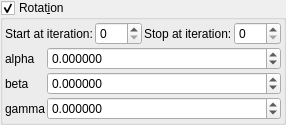
    <widget class="MyGroupBox" name="groupCheck_transf_function_enabledR_false">
     <property name="toolTip">
      <string/>
     </property>
     <property name="title">
      <string>Rotat&amp;ion</string>
     </property>
     <property name="checkable">
      <bool>true</bool>
     </property>
     <layout class="QVBoxLayout" name="verticalLayout_31" stretch="0,0">
      <property name="spacing">
       <number>2</number>
      </property>
      <property name="leftMargin">
       <number>2</number>
      </property>
      <property name="topMargin">
       <number>2</number>
      </property>
      <property name="rightMargin">
       <number>2</number>
      </property>
      <property name="bottomMargin">
       <number>2</number>
      </property>
      <item>
       <layout class="QGridLayout" name="gridLayout_66">
        <property name="spacing">
         <number>2</number>
        </property>
        <item row="0" column="1">
         <widget class="MySpinBox" name="spinboxInt_transf_start_iterations_R">
          <property name="sizePolicy">
           <sizepolicy hsizetype="Minimum" vsizetype="Maximum">
            <horstretch>0</horstretch>
            <verstretch>0</verstretch>
           </sizepolicy>
          </property>
          <property name="maximum">
           <number>999</number>
          </property>
         </widget>
        </item>
        <item row="0" column="0">
         <widget class="QLabel" name="label_249">
          <property name="text">
           <string>Start at iteration:</string>
          </property>
         </widget>
        </item>
        <item row="0" column="3">
         <widget class="MySpinBox" name="spinboxInt_transf_stop_iterations_R">
          <property name="sizePolicy">
           <sizepolicy hsizetype="Minimum" vsizetype="Maximum">
            <horstretch>0</horstretch>
            <verstretch>0</verstretch>
           </sizepolicy>
          </property>
          <property name="maximum">
           <number>999</number>
          </property>
         </widget>
        </item>
        <item row="0" column="2">
         <widget class="QLabel" name="label_248">
          <property name="text">
           <string>Stop at iteration:</string>
          </property>
         </widget>
        </item>
       </layout>
      </item>
      <item>
       <layout class="QGridLayout" name="gridLayout_10" columnstretch="0,1">
        <property name="spacing">
         <number>2</number>
        </property>
        <item row="0" column="0">
         <widget class="QLabel" name="label_40">
          <property name="text">
           <string notr="true">alpha</string>
          </property>
         </widget>
        </item>
        <item row="2" column="0">
         <widget class="QLabel" name="label_38">
          <property name="text">
           <string notr="true">gamma</string>
          </property>
         </widget>
        </item>
        <item row="1" column="0">
         <widget class="QLabel" name="label_39">
          <property name="text">
           <string notr="true">beta</string>
          </property>
         </widget>
        </item>
        <item row="1" column="1">
         <widget class="MyDoubleSpinBox" name="spinboxd3_transf_rotation_y">
          <property name="sizePolicy">
           <sizepolicy hsizetype="Minimum" vsizetype="Maximum">
            <horstretch>0</horstretch>
            <verstretch>0</verstretch>
           </sizepolicy>
          </property>
          <property name="prefix">
           <string/>
          </property>
          <property name="suffix">
           <string/>
          </property>
          <property name="decimals">
           <number>6</number>
          </property>
          <property name="minimum">
           <double>-180.000000000000000</double>
          </property>
          <property name="maximum">
           <double>180.000000000000000</double>
          </property>
          <property name="singleStep">
           <double>1.000000000000000</double>
          </property>
         </widget>
        </item>
        <item row="2" column="1">
         <widget class="MyDoubleSpinBox" name="spinboxd3_transf_rotation_z">
          <property name="sizePolicy">
           <sizepolicy hsizetype="Minimum" vsizetype="Maximum">
            <horstretch>0</horstretch>
            <verstretch>0</verstretch>
           </sizepolicy>
          </property>
          <property name="prefix">
           <string/>
          </property>
          <property name="suffix">
           <string/>
          </property>
          <property name="decimals">
           <number>6</number>
          </property>
          <property name="minimum">
           <double>-180.000000000000000</double>
          </property>
          <property name="maximum">
           <double>180.000000000000000</double>
          </property>
          <property name="singleStep">
           <double>1.000000000000000</double>
          </property>
         </widget>
        </item>
        <item row="0" column="1">
         <widget class="MyDoubleSpinBox" name="spinboxd3_transf_rotation_x">
          <property name="sizePolicy">
           <sizepolicy hsizetype="Minimum" vsizetype="Maximum">
            <horstretch>0</horstretch>
            <verstretch>0</verstretch>
           </sizepolicy>
          </property>
          <property name="prefix">
           <string/>
          </property>
          <property name="suffix">
           <string/>
          </property>
          <property name="decimals">
           <number>6</number>
          </property>
          <property name="minimum">
           <double>-180.000000000000000</double>
          </property>
          <property name="maximum">
           <double>180.000000000000000</double>
          </property>
          <property name="singleStep">
           <double>1.000000000000000</double>
          </property>
         </widget>
        </item>
       </layout>
      </item>
     </layout>
    </widget>
